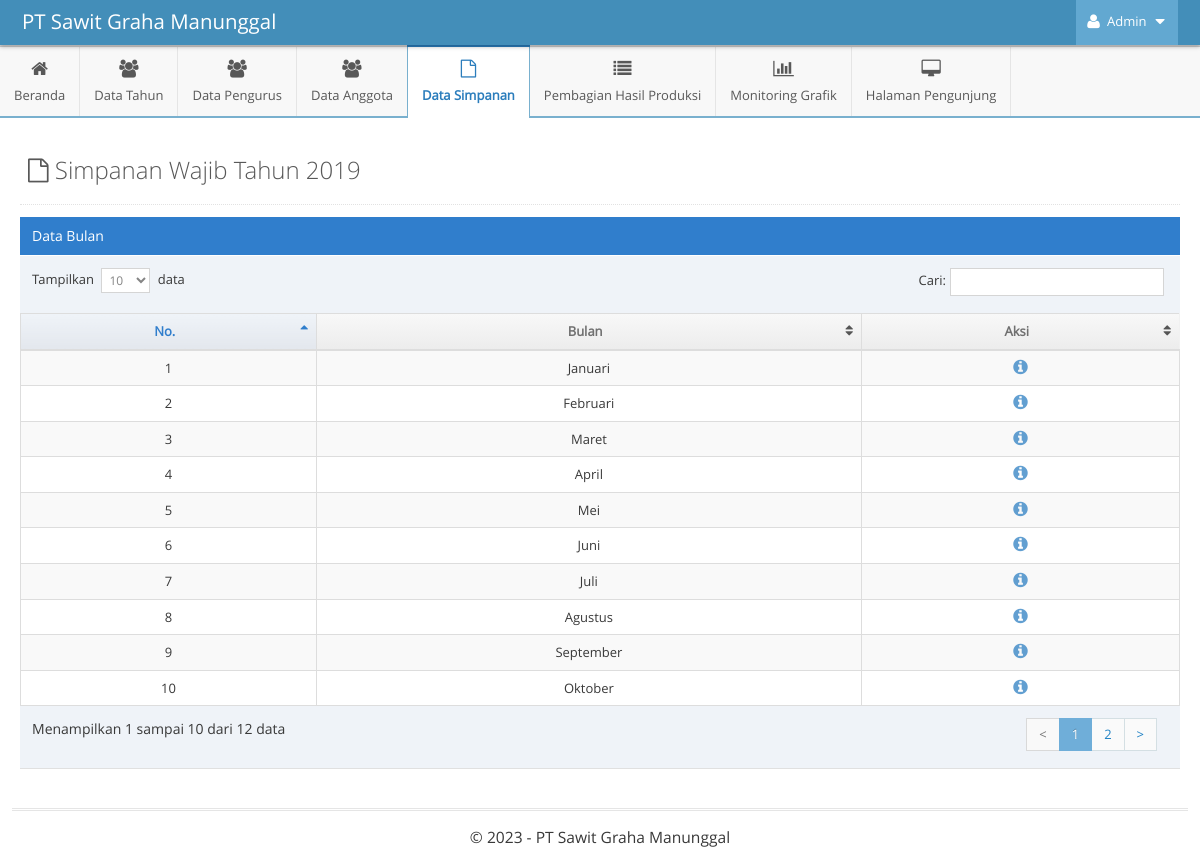
The page /admin/indexAdmin.php?p=kelola-simpanan-wajib&m=simpanan-wajib-bulan&id_tahun=1 (signed in) on the database its author committed.
### tables this page shows
CREATE TABLE `tahun` (
  `id` int NOT NULL AUTO_INCREMENT,
  `tahun` int DEFAULT NULL,
  PRIMARY KEY (`id`)
);

CREATE TABLE `bulan` (
  `id` int NOT NULL AUTO_INCREMENT,
  `bulan` varchar(255) DEFAULT NULL,
  PRIMARY KEY (`id`)
);

### function-show.php (called while the page is built)
<?php
$host = 'localhost';
$username = 'root';
$password = '';
$dbname = 'skripsi-pirda2';
$conn = mysqli_connect($host, $username, $password, $dbname);
function tampilData($query)
{
    global $conn;
    $result = mysqli_query($conn, $query);
    $rows = [];
    while ($row = mysqli_fetch_assoc($result)) {
        $rows[] = $row;
    }
    return $rows;
}
?>

### admin/pages-admin/kelola-simpanan-wajib/simpanan-wajib-bulan.php (the view)
<?php
$id_tahun = $_GET['id_tahun'];
$query_tahun = "SELECT * FROM tahun WHERE id = '$id_tahun'";
$tahun = tampilData($query_tahun);
$query_bulan = "SELECT * FROM bulan";
$bulan = tampilData($query_bulan);
?>
<div class="page-content">
	<div class="page-header">
		<h1 style="color:#585858">
			<i class="ace-icon fa fa-file-o"></i> Simpanan Wajib Tahun <?= $tahun[0]['tahun']; ?>
		</h1>
	</div>
	<div class="row">
		<div class="col-xs-12">
			<div class="row">
				<div class="col-xs-12">
					<div class="table-header">
						Data Bulan
					</div>
					<div>
						<table id="dynamic-table" class="table table-striped table-bordered table-hover">
							<thead>
								<tr>
									<th>No.</th>
									<th>Bulan</th>
									<th>Aksi</th>
								</tr>
							</thead>
							<tbody>
								<?php
								$i = 1;
								foreach ($bulan as $value) {
								?>
									<tr>
										<td class="center"><?= $i ?></td>
										<td class="center"><?= $value['bulan'] ?></td>
										<td class="center">
											<div class="action-buttons">
												<a data-rel="tooltip" data-placement="top" title="Data Simpanan Wajib" class="blue tooltip-info" href="indexAdmin.php?p=kelola-simpanan-wajib&m=simpanan-wajib&id_tahun=<?= $id_tahun ?>&id_bulan=<?= $value['id'] ?>">
													<i class="ace-icon fa fa-info-circle bigger-130"></i>
												</a>
											</div>
										</td>
									</tr>
								<?php
									$i++;
								}
								?>
							</tbody>
						</table>
					</div>
				</div>
			</div>
		</div>
	</div>
</div>

### rows shown on the page
tahun: tahun "2019"
bulan: bulan "Januari"
bulan: bulan "Februari"
bulan: bulan "Maret"
bulan: bulan "April"
bulan: bulan "Mei"
bulan: bulan "Juni"
bulan: bulan "Juli"
bulan: bulan "Agustus"
bulan: bulan "September"
bulan: bulan "Oktober"
